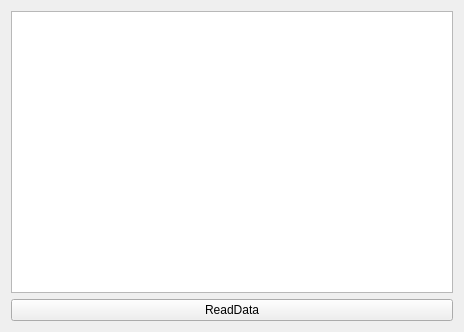
<?xml version="1.0" encoding="UTF-8"?>
<ui version="4.0">
 <class>Widget</class>
 <widget class="QWidget" name="Widget">
  <property name="geometry">
   <rect>
    <x>0</x>
    <y>0</y>
    <width>464</width>
    <height>332</height>
   </rect>
  </property>
  <property name="windowTitle">
   <string>Widget</string>
  </property>
  <layout class="QVBoxLayout" name="verticalLayout">
   <item>
    <widget class="QTableView" name="tableView"/>
   </item>
   <item>
    <widget class="QPushButton" name="pushButtonReadData">
     <property name="text">
      <string>ReadData</string>
     </property>
    </widget>
   </item>
  </layout>
 </widget>
 <resources/>
 <connections/>
</ui>
